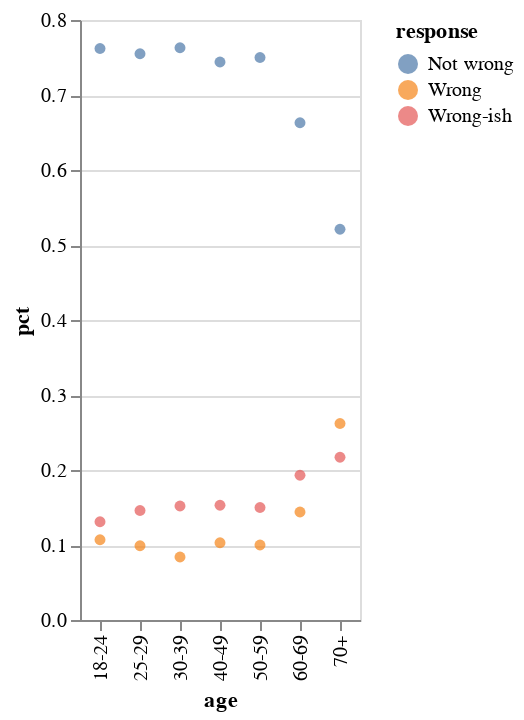

This figure's notebook cell:
### Code cell
alt.Chart(no).encode(x='age', y='pct', color='response').mark_circle()

### Figure 1 — Vega-Lite specification as saved in the notebook (floating-point values rounded to 4 significant figures)
{"config": {"view": {"continuousWidth": 400, "continuousHeight": 300}}, "data": {"name": "data-235d74cff4151e7f691ed260b343d78b"}, "mark": "circle", "encoding": {"color": {"field": "response", "type": "nominal"}, "x": {"field": "age", "type": "nominal"}, "y": {"field": "pct", "type": "quantitative"}}, "$schema": "https://vega.github.io/schema/vega-lite/v4.17.0.json", "datasets": {"data-235d74cff4151e7f691ed260b343d78b": [{"age": "18-24", "religion": "No religion", "response": "Not wrong", "n": 1147, "pct": 0.762}, {"age": "18-24", "religion": "No religion", "response": "Wrong", "n": 161, "pct": 0.107}, {"age": "18-24", "religion": "No religion", "response": "Wrong-ish", "n": 197, "pct": 0.131}, {"age": "25-29", "religion": "No religion", "response": "Not wrong", "n": 887, "pct": 0.755}, {"age": "25-29", "religion": "No religion", "response": "Wrong", "n": 116, "pct": 0.099}, {"age": "25-29", "religion": "No religion", "response": "Wrong-ish", "n": 172, "pct": 0.146}, {"age": "30-39", "religion": "No religion", "response": "Not wrong", "n": 1853, "pct": 0.763}, {"age": "30-39", "religion": "No religion", "response": "Wrong", "n": 205, "pct": 0.084}, {"age": "30-39", "religion": "No religion", "response": "Wrong-ish", "n": 370, "pct": 0.152}, {"age": "40-49", "religion": "No religion", "response": "Not wrong", "n": 1818, "pct": 0.744}, {"age": "40-49", "religion": "No religion", "response": "Wrong", "n": 251, "pct": 0.103}, {"age": "40-49", "religion": "No religion", "response": "Wrong-ish", "n": 375, "pct": 0.153}, {"age": "50-59", "religion": "No religion", "response": "Not wrong", "n": 1591, "pct": 0.75}, {"age": "50-59", "religion": "No religion", "response": "Wrong", "n": 211, "pct": 0.1}, {"age": "50-59", "religion": "No religion", "response": "Wrong-ish", "n": 318, "pct": 0.15}, {"age": "60-69", "religion": "No religion", "response": "Not wrong", "n": 970, "pct": 0.663}, {"age": "60-69", "religion": "No religion", "response": "Wrong", "n": 211, "pct": 0.144}, {"age": "60-69", "religion": "No religion", "response": "Wrong-ish", "n": 282, "pct": 0.193}, {"age": "70+", "religion": "No religion", "response": "Not wrong", "n": 469, "pct": 0.521}, {"age": "70+", "religion": "No religion", "response": "Wrong", "n": 236, "pct": 0.262}, {"age": "70+", "religion": "No religion", "response": "Wrong-ish", "n": 195, "pct": 0.217}]}}
